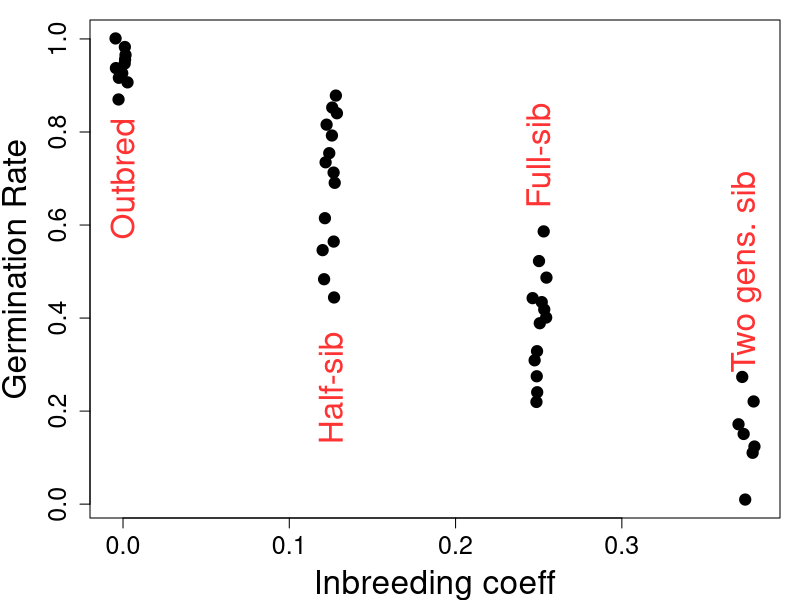

Source code (R):

#https://www.journals.uchicago.edu/doi/pdfplus/10.1086/303324
#https://www.nature.com/articles/nrg2664#ref102
silene<-read.csv(file="Journal_figs/single_locus_selection/Silene_inbreeding_Richards/Silene_inbreeding_depression.csv")


bins<-seq(-.01,0.5,length=5)

silene$bin<-cut(silene$F, bins)

wobbly_F_means<-tapply(silene$F,silene$bin,mean)

F_means<-c(0,0.125, 0.250, 0.375 )
names(F_means)<-names(wobbly_F_means)

silene$corrected_F<-F_means[silene$bin]

par(mar=c(4.1,4.5,1,1))
plot(jitter(silene$corrected_F,amount=0.005),silene$germ,pch=19,ylab="Germination Rate",xlab="Inbreeding coeff",cex=1.5,cex.lab=2,cex.axis=1.5)

 text(x=F_means, y=c(0.7,0.25,0.75,0.5), c("Outbred","Half-sib","Full-sib","Two gens. sib"),srt=90,cex=2,col=adjustcolor("red",0.8)) # "darkgrey") #adjustcolor("black",.6))
 
 dev.copy2pdf(file="Journal_figs/single_locus_selection/Silene_inbreeding_Richards/Silene_inbreeding_depression.pdf")
